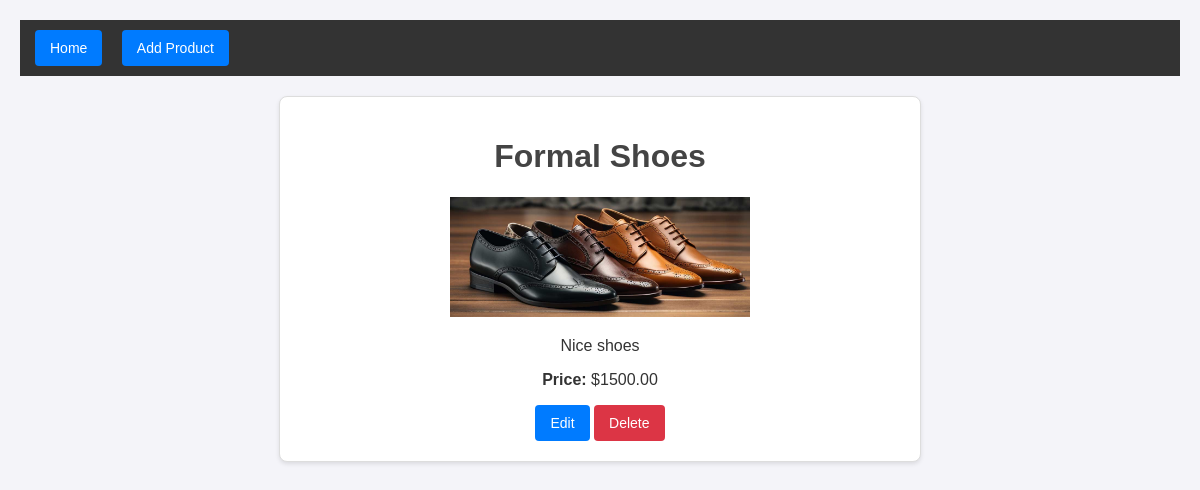
Page /product/3/ on the committed database.
### products/models.py (models this page shows, shortened)
class Product(models.Model):
    name = models.CharField(max_length=200)
    image = models.ImageField(upload_to='product_images/')
    description = models.TextField()
    price = models.DecimalField(max_digits=10, decimal_places=2)

### products/views.py (the view)
# urls.py: path('product/<int:pk>/', views.product_detail, name='product_detail'),
def product_detail(request, pk):
    product = get_object_or_404(Product, pk=pk)
    return render(request, 'product_detail.html', {'product': product})

### products/templates/product_detail.html (shortened to what this page needs)
{% extends 'base.html' %}
{% block content %}
<div class="product-detail">
    <h1>{{ product.name }}</h1>
    <img src="{{ product.image.url }}" alt="{{ product.name }}" width="300px">
    <p>{{ product.description }}</p>
    <p><strong>Price:</strong> ${{ product.price }}</p>
    <div class="actions">
        <a href="{% url 'product_update' product.pk %}" class="button">Edit</a>
        <form action="{% url 'product_delete' product.pk %}" method="post" style="display:inline;">
            <a href="{% url 'product_delete' product.pk %}" class="button delete">Delete</a>
        </form>
    </div>
</div>
{% endblock %}

### static/style.css (style rules this page uses)
body { font-family: Arial, sans-serif; margin: 20px; background-color: #f4f4f9; color: #333; }
h1 { color: #444; }
.button { background-color: #007bff; color: white; border: none; border-radius: 4px; padding: 10px 15px; font-size: 14px; cursor: pointer; text-decoration: none; display: inline-block; }
.button.delete { background-color: #dc3545; }
form { max-width: 600px; margin: 0 auto; }
.product-detail { max-width: 600px; margin: 20px auto; background: #ffffff; border: 1px solid #ddd; border-radius: 8px; box-shadow: 0 2px 4px rgba(0, 0, 0, 0.1); padding: 20px; text-align: center; }

### rows in the picture
Product: name "Formal Shoes", image (picture), description "Nice shoes", price "1500.00"
